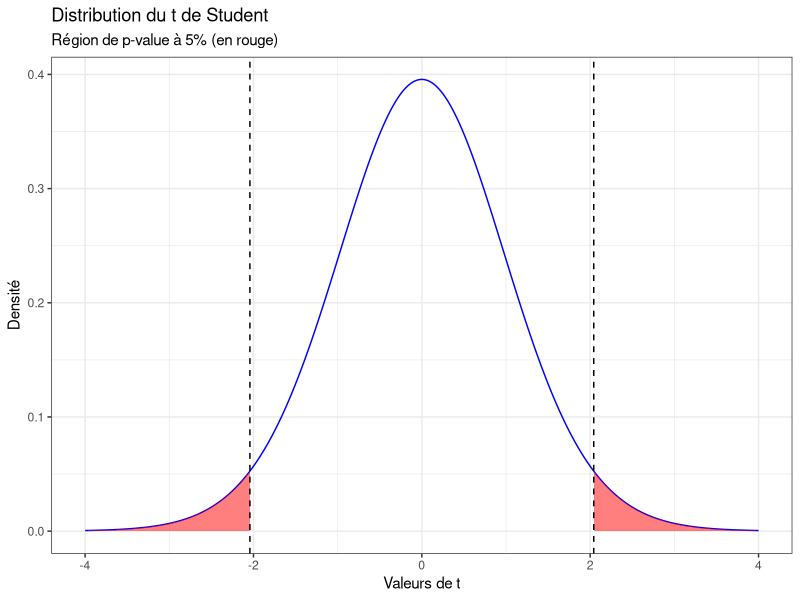
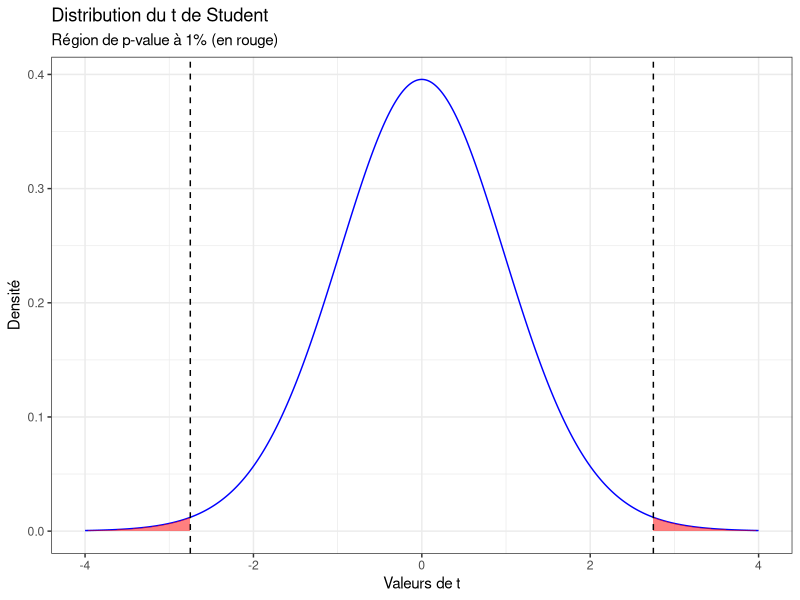

Here is the R script that generated these plots, in order:
## ---- chunk 1
knitr::opts_chunk$set(collapse = TRUE)
## ---- chunk 2
# Chargement des bibliothèques nécessaires
library(ggplot2)

# Définition des paramètres
df <- 30  # degrés de liberté
alpha <- 0.05  # niveau de signification

# Calcul des valeurs critiques pour les intervalles de confiance à 95%
t_critique_gauche <- qt(alpha / 2, df)  # Valeur critique gauche
t_critique_droite <- qt(1 - alpha / 2, df)  # Valeur critique droite

# Création d'une séquence de valeurs t
t_values <- seq(-4, 4, length.out = 1000)  # Séquence de valeurs t

# Calcul de la densité de la distribution t
density_values <- dt(t_values, df)  # Densité de la distribution t

# Création du dataframe pour ggplot
df_plot <- data.frame(t_values = t_values, density_values = density_values)

# Création du graphique
ggplot(df_plot, aes(x = t_values, y = density_values)) +
  geom_line(color = "blue") +
  geom_area(data = subset(df_plot, t_values < t_critique_gauche), 
            aes(x = t_values, y = density_values), fill = "red", alpha = 0.5) +
  geom_area(data = subset(df_plot, t_values > t_critique_droite), 
            aes(x = t_values, y = density_values), fill = "red", alpha = 0.5) +
  geom_vline(xintercept = c(t_critique_gauche, t_critique_droite), linetype = "dashed", color = "black") +
  labs(title = "Distribution du t de Student",
       x = "Valeurs de t",
       y = "Densité",
       subtitle = "Région de p-value à 5% (en rouge)") +
  theme_bw()
## ---- chunk 3
# Chargement des bibliothèques nécessaires
library(ggplot2)

# Définition des paramètres
df <- 30  # degrés de liberté
alpha <- 0.01  # niveau de signification

# Calcul des valeurs critiques pour les intervalles de confiance à 95%
t_critique_gauche <- qt(alpha / 2, df)  # Valeur critique gauche
t_critique_droite <- qt(1 - alpha / 2, df)  # Valeur critique droite

# Création d'une séquence de valeurs t
t_values <- seq(-4, 4, length.out = 1000)  # Séquence de valeurs t

# Calcul de la densité de la distribution t
density_values <- dt(t_values, df)  # Densité de la distribution t

# Création du dataframe pour ggplot
df_plot <- data.frame(t_values = t_values, density_values = density_values)

# Création du graphique
ggplot(df_plot, aes(x = t_values, y = density_values)) +
  geom_line(color = "blue") +
  geom_area(data = subset(df_plot, t_values < t_critique_gauche), 
            aes(x = t_values, y = density_values), fill = "red", alpha = 0.5) +
  geom_area(data = subset(df_plot, t_values > t_critique_droite), 
            aes(x = t_values, y = density_values), fill = "red", alpha = 0.5) +
  geom_vline(xintercept = c(t_critique_gauche, t_critique_droite), linetype = "dashed", color = "black") +
  labs(title = "Distribution du t de Student",
       x = "Valeurs de t",
       y = "Densité",
       subtitle = "Région de p-value à 1% (en rouge)") +
  theme_bw()
